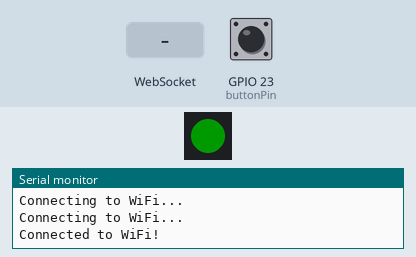
Simulated run of this sketch. Board: ESP32. Shown: 1 RGB LEDs in strip order, left to right, the last lines printed to the serial monitor. Inputs (shaded band) come from the test bench; at power-on: GPIO 23 (buttonPin) HIGH. Dim RGB values are drawn brighter than linear; WiFi joins after 1.5 s; servers stay silent unless stated.

Above: at 3.2 s.
3.3 s: GPIO 23 (buttonPin) pulled LOW for 0.15 s
At 4.3 s:
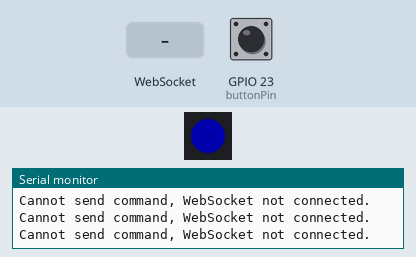
5.0 s: GPIO 23 (buttonPin) pulled LOW for 3.2 s
At 8.4 s:
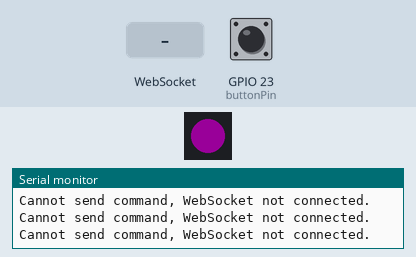
9.7 s: WebSocket text "1" received
At 11.0 s:
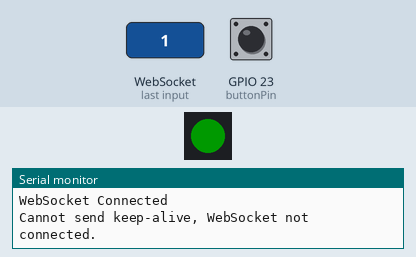
Timing chart, 0 to 12.7 s (numbered marks = the images above; inputs shaded):
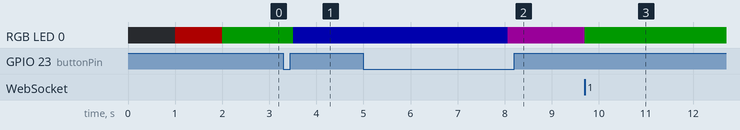

Measured:
- after the input at 3.3 s, RGB LED 0: RGB(0, 25, 0) → RGB(0, 0, 50) after 0.21 s
- after the input at 5.0 s, RGB LED 0: RGB(0, 0, 50) → RGB(25, 0, 25) after 3.1 s
- after the input at 9.7 s, RGB LED 0: RGB(25, 0, 25) → RGB(0, 25, 0) at once

The sketch:

autotune_btn_4.ino
```cpp
#include <WiFi.h>
#include <WebSocketsClient.h>
#include <FastLED.h>

const char* ssid = "ssid";
const char* password = "pass";
const char* ui24_ip = "10.10.2.2"; // Replace with your UI24's IP address

// Global arrays for mic and autotune channels
int mic_channels[] = {0, 1};
int autotune_channels[] = {2, 3};

const int buttonPin = 23; // Button connected to GPIO23
bool lastButtonState = HIGH;
bool currentButtonState = HIGH;
unsigned long lastDebounceTime = 0;
unsigned long debounceDelay = 50;
unsigned long lastKeepAliveTime = 0;
unsigned long keepAliveInterval = 10000;
unsigned long muteAllDelay = 3000;

// LED setup
#define LED_PIN 2       // Pin connected to the LED
#define NUM_LEDS 1      // Number of LEDs in the strip
#define BRIGHTNESS 50   // LED brightness (adjust for dimming effect)
CRGB leds[NUM_LEDS];     // Array to hold LED data

// Global mute state tracking
bool muteState = false;
bool initialSetupDone = false;
bool longPressActive = false;  // Flag to track if purple mode is active
bool buttonHeldLongEnough = false; // Flag for detecting long press
unsigned long buttonPressTime = 0; // Time when button press starts
bool previousMuteState = false; // Variable to store mute state before entering purple mode
bool exitingPurpleMode = false;  // Flag to prevent toggle when exiting purple mode

WebSocketsClient webSocket;

void setup() {
  Serial.begin(115200);

  pinMode(buttonPin, INPUT_PULLUP); // Set button pin as input with pull-up resistor

  // Initialize LED
  FastLED.addLeds<NEOPIXEL, LED_PIN>(leds, NUM_LEDS);
  FastLED.setBrightness(BRIGHTNESS);

  // Connect to WiFi
  connectToWiFi();

  // Initialize WebSocket connection
  webSocket.begin(ui24_ip, 80, "/socket.io/?transport=websocket");
  webSocket.onEvent(webSocketEvent);
}

void loop() {
  // Reconnect to WiFi if disconnected
  if (WiFi.status() != WL_CONNECTED) {
    connectToWiFi();
  }

  // WebSocket loop to keep connection alive
  webSocket.loop();

  // Initial setup of channels
  if (!initialSetupDone && webSocket.isConnected()) {
    setupInitialState();
    setLEDColor(CRGB::Green); // Set to dim green once initial setup is complete
    initialSetupDone = true;
  }

  // Send keep-alive message every 10 seconds
  if (millis() - lastKeepAliveTime > keepAliveInterval) {
    sendKeepAlive();
    lastKeepAliveTime = millis();
  }

  // Check button state and debounce
  int reading = digitalRead(buttonPin);

  if (reading != lastButtonState) {
    lastDebounceTime = millis();
  }

  if ((millis() - lastDebounceTime) > debounceDelay) {
    if (reading == LOW && currentButtonState == HIGH) {
      // Button pressed: Start tracking time
      buttonPressTime = millis();
      buttonHeldLongEnough = false;
      currentButtonState = LOW;
    } else if (reading == LOW && (millis() - buttonPressTime >= muteAllDelay) && !buttonHeldLongEnough) {
      // Button held for 5 seconds
      buttonHeldLongEnough = true;
      longPressActive = !longPressActive; // Toggle purple mode

      if (longPressActive) {
        // Entering purple mode, save the current mute state
        previousMuteState = muteState;
        setLEDColor(CRGB::Purple);

        // Mute all channels immediately by setting muteState to true
        muteState = true;
        toggleMute();
      } else {
        // Exiting purple mode, restore previous mute state and LED color
        muteState = previousMuteState;
        setLEDColor(muteState ? CRGB::Blue : CRGB::Green);
        toggleMute(); // Apply the previous mute state to channels
        exitingPurpleMode = true; // Set flag to ignore toggle on next button release
      }
    } else if (reading == HIGH && currentButtonState == LOW) {
      // Button released, handle regular toggle if purple mode is off and not exiting
      if (!longPressActive && !exitingPurpleMode) {
        muteState = !muteState; // Toggle mute state
        toggleMute();

        // Update LED color based on mute state if not in purple mode
        setLEDColor(muteState ? CRGB::Blue : CRGB::Green);
      }
      currentButtonState = HIGH;
      exitingPurpleMode = false; // Clear the flag after button release
    }
  }

  lastButtonState = reading;
}

// Function to connect to WiFi
void connectToWiFi() {
  WiFi.begin(ssid, password);
  while (WiFi.status() != WL_CONNECTED) {
    delay(1000);
    Serial.println("Connecting to WiFi...");
    setLEDColor(CRGB::Red); // Solid red when WiFi is not connected
  }
  Serial.println("Connected to WiFi!");
  setLEDColor(CRGB::Green);
}

// Event handler for WebSocket
void webSocketEvent(WStype_t type, uint8_t * payload, size_t length) {
  String message = String((char*)payload);

  switch(type) {
    case WStype_DISCONNECTED:
      Serial.println("WebSocket Disconnected");
      initialSetupDone = false;
      setLEDColor(CRGB::Orange); // Blinking amber when WebSocket disconnects
      break;
    case WStype_CONNECTED:
      Serial.println("WebSocket Connected");
      setLEDColor(CRGB::Green); // Reset to dim green on reconnection
      break;
    default:
      break;
  }
}

// Function to send mute/unmute commands over WebSocket
void sendMuteCommand(int channel, bool mute) {
  if (WiFi.status() == WL_CONNECTED && webSocket.isConnected()) {
    String command = "3:::" + String("SETD^i.") + String(channel) + String(".mute^") + String(mute ? "1" : "0");
    webSocket.sendTXT(command);
    Serial.println("Mute command sent: " + command);
  } else {
    Serial.println("Cannot send command, WebSocket not connected.");
  }
}

// Function to send the keep-alive message every 10 seconds
void sendKeepAlive() {
  if (WiFi.status() == WL_CONNECTED && webSocket.isConnected()) {
    String keepAliveMessage = "3:::ALIVE";
    webSocket.sendTXT(keepAliveMessage);
  } else {
    Serial.println("Cannot send keep-alive, WebSocket not connected.");
  }
}

// Function to mute/unmute channels based on the current muteState
void toggleMute() {
  if (!longPressActive) { // Only toggle mute when purple mode is inactive
    for (int i = 0; i < sizeof(mic_channels) / sizeof(mic_channels[0]); i++) {
      sendMuteCommand(mic_channels[i], muteState);
    }
    for (int i = 0; i < sizeof(autotune_channels) / sizeof(autotune_channels[0]); i++) {
      sendMuteCommand(autotune_channels[i], !muteState);
    }
  } else {
    // In purple mode, mute both mic and autotune channels
    for (int i = 0; i < sizeof(mic_channels) / sizeof(mic_channels[0]); i++) {
      sendMuteCommand(mic_channels[i], true);
    }
    for (int i = 0; i < sizeof(autotune_channels) / sizeof(autotune_channels[0]); i++) {
      sendMuteCommand(autotune_channels[i], true);
    }
  }
}
// Function to setup initial states (mic unmuted, autotune muted)
void setupInitialState() {
  for (int i = 0; i < sizeof(autotune_channels)/sizeof(autotune_channels[0]); i++) {
    sendMuteCommand(autotune_channels[i], true);
  }
  for (int i = 0; i < sizeof(mic_channels)/sizeof(mic_channels[0]); i++) {
    sendMuteCommand(mic_channels[i], false);
  }
  Serial.println("Initial state setup complete.");
}

// Function to set LED color
void setLEDColor(CRGB color) {
  leds[0] = color;
  FastLED.show();
}
```
